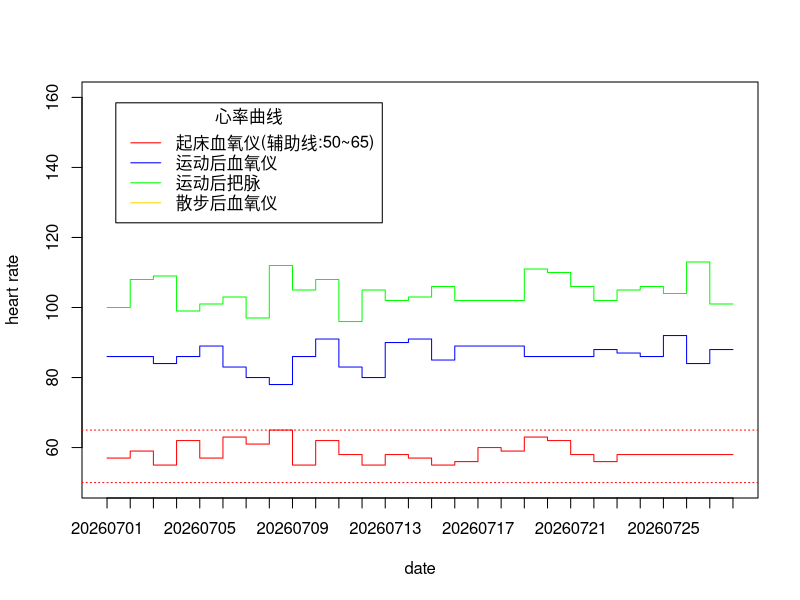

Write the R code that produced this figure.
date <- c("20260701","20260702","20260703","20260704","20260705","20260706","20260707","20260708","20260709","20260710","20260711","20260712","20260713","20260714","20260715","20260716","20260717","20260718","20260719","20260720","20260721","20260722","20260723","20260724","20260725","20260726","20260727","20260728")
PRbpm1 <- c(57,59,55,62,57,63,61,65,55,62,58,55,58,57,55,56,60,59,63,62,58,56,58,58,58,58,58,58)
PRbpm2 <- c(86,86,84,86,89,83,80,78,86,91,83,80,90,91,85,89,89,89,86,86,86,88,87,86,92,84,88,88)
PRbpm3 <- c(NA,NA,NA,NA,NA,NA,NA,NA,NA,NA,NA,NA,NA,NA,NA,NA,115,NA,NA,NA,NA,NA,NA,NA,NA,NA,NA,115)
endheartrate <- c(100,108,109,99,101,103,97,112,105,108,96,105,102,103,106,102,102,102,111,110,106,102,105,106,104,113,101,101)
plot(c(1:28),PRbpm1,type="s",col="red",xaxt="n",xlab = "date",ylab="heart rate",ylim=range(50:160))
lines(c(1:28),PRbpm2,type="s",col="blue")
lines(c(1:28),PRbpm3,type="s",col="gold")
lines(c(1:28),endheartrate,type="s",col="green")
legend("topleft",inset=.05,title="心率曲线",c("起床血氧仪(辅助线:50~65)","运动后血氧仪","运动后把脉","散步后血氧仪"),lty=c(1,1,1,1),col=c("red","blue","green","gold"))
abline(h = 65,col="red",lty = 3)
abline(h = 50,col="red",lty = 3)
axis(1, c(1:28),date)
